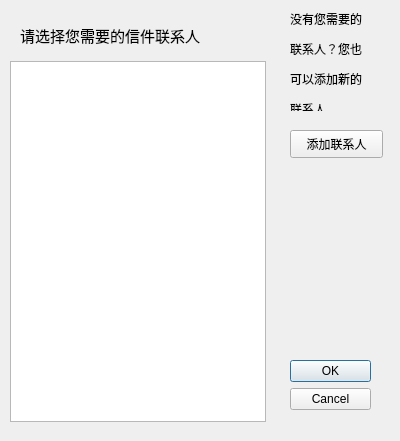
<?xml version="1.0" encoding="UTF-8"?>
<ui version="4.0">
 <class>ContecterListwindow</class>
 <widget class="QDialog" name="ContecterListwindow">
  <property name="geometry">
   <rect>
    <x>0</x>
    <y>0</y>
    <width>400</width>
    <height>441</height>
   </rect>
  </property>
  <property name="windowTitle">
   <string>Dialog</string>
  </property>
  <widget class="QDialogButtonBox" name="buttonBox">
   <property name="geometry">
    <rect>
     <x>290</x>
     <y>360</y>
     <width>81</width>
     <height>71</height>
    </rect>
   </property>
   <property name="orientation">
    <enum>Qt::Vertical</enum>
   </property>
   <property name="standardButtons">
    <set>QDialogButtonBox::Cancel|QDialogButtonBox::Ok</set>
   </property>
  </widget>
  <widget class="QLabel" name="label">
   <property name="geometry">
    <rect>
     <x>290</x>
     <y>10</y>
     <width>91</width>
     <height>101</height>
    </rect>
   </property>
   <property name="text">
    <string>&lt;html&gt;&lt;head/&gt;&lt;body&gt;&lt;p&gt;没有您需要的&lt;/p&gt;&lt;p&gt;联系人？您也&lt;/p&gt;&lt;p&gt;可以添加新的&lt;/p&gt;&lt;p&gt;联系人&lt;/p&gt;&lt;/body&gt;&lt;/html&gt;</string>
   </property>
  </widget>
  <widget class="QPushButton" name="AddContactBut">
   <property name="geometry">
    <rect>
     <x>290</x>
     <y>130</y>
     <width>93</width>
     <height>28</height>
    </rect>
   </property>
   <property name="text">
    <string>添加联系人</string>
   </property>
  </widget>
  <widget class="QTableView" name="tableView">
   <property name="geometry">
    <rect>
     <x>10</x>
     <y>61</y>
     <width>256</width>
     <height>361</height>
    </rect>
   </property>
  </widget>
  <widget class="QLabel" name="label_2">
   <property name="geometry">
    <rect>
     <x>20</x>
     <y>10</y>
     <width>231</width>
     <height>51</height>
    </rect>
   </property>
   <property name="text">
    <string>&lt;html&gt;&lt;head/&gt;&lt;body&gt;&lt;p&gt;&lt;span style=&quot; font-size:11pt;&quot;&gt;请选择您需要的信件联系人&lt;/span&gt;&lt;/p&gt;&lt;/body&gt;&lt;/html&gt;</string>
   </property>
  </widget>
 </widget>
 <resources/>
 <connections>
  <connection>
   <sender>buttonBox</sender>
   <signal>accepted()</signal>
   <receiver>ContecterListwindow</receiver>
   <slot>accept()</slot>
   <hints>
    <hint type="sourcelabel">
     <x>248</x>
     <y>254</y>
    </hint>
    <hint type="destinationlabel">
     <x>157</x>
     <y>274</y>
    </hint>
   </hints>
  </connection>
  <connection>
   <sender>buttonBox</sender>
   <signal>rejected()</signal>
   <receiver>ContecterListwindow</receiver>
   <slot>reject()</slot>
   <hints>
    <hint type="sourcelabel">
     <x>316</x>
     <y>260</y>
    </hint>
    <hint type="destinationlabel">
     <x>286</x>
     <y>274</y>
    </hint>
   </hints>
  </connection>
 </connections>
</ui>
